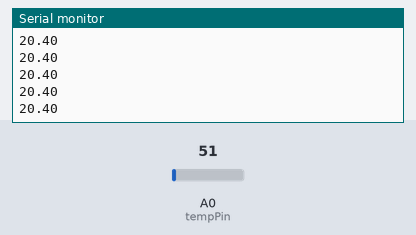
Recording of a sketch running on a simulated Arduino Uno, built with avr-gcc and run on an emulated ATmega328P. Shown: the last lines printed to the serial monitor. Inputs (shaded band) come from the test bench; at power-on: A0 (tempPin) = 51.

Above: at 2.2 s.
2.3 s: A0 (tempPin) set to 61
At 2.31 s:
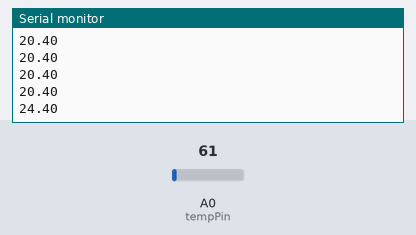
3.8 s: A0 (tempPin) set to 71
At 3.82 s:
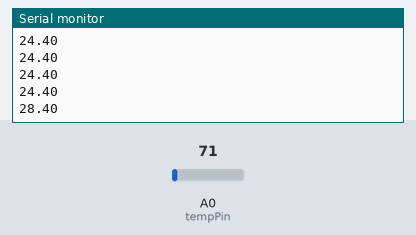
Timing chart, 0 to 6.8 s (numbered marks = the images above; inputs shaded):
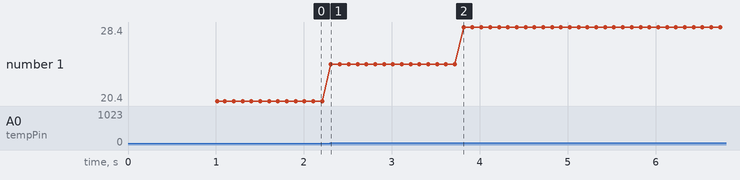

Measured:
- after the input at 2.3 s, the serial monitor: prints a new line at once (image 1)
- after the input at 3.8 s, the serial monitor: prints a new line at once (image 2)
- plotted number 1: 20.4 → 24.4 after the input at 2.3 s, 24.4 → 28.4 after the input at 3.8 s

The sketch:

sketch_tempSensorCelcius.ino
```cpp
int tempPin = 0;  //define a pin for Photo resistor
float voltage;
float variable;

void setup()
{
  Serial.println("Calibrating");
  delay(1000);   //Calibrate to ambient environment
  Serial.begin(9600);  //Begin serial communcation
  Serial.println("Sensor Active");  }

void loop()
{
    voltage=analogRead(tempPin);
    variable=voltage*(5000/1024);   //voltage in mv (analog_reading)*500/1024)
    Serial.println(variable/10);    //centigradeTemp=analog_in_MV/10
    delay(100);
}


/*
 * To store data from sensor
 * use coolTerm software
 */
```
